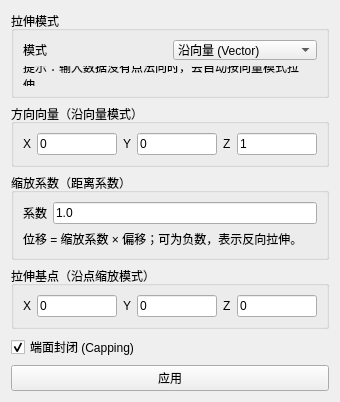
<?xml version="1.0" encoding="UTF-8"?>
<ui version="4.0">
 <class>LinearExtrusionWidget</class>
 <widget class="QWidget" name="LinearExtrusionWidget">
  <property name="geometry">
   <rect>
    <x>0</x>
    <y>0</y>
    <width>340</width>
    <height>360</height>
   </rect>
  </property>
  <property name="windowTitle">
   <string>Form</string>
  </property>
  <layout class="QVBoxLayout" name="verticalLayout">
   <item>
    <widget class="QGroupBox" name="groupBox_Mode">
     <property name="title">
      <string>拉伸模式</string>
     </property>
     <layout class="QGridLayout" name="gridLayout_Mode">
      <item row="0" column="0">
       <widget class="QLabel" name="label_ExtrusionType">
        <property name="text">
         <string>模式</string>
        </property>
       </widget>
      </item>
      <item row="0" column="1">
       <widget class="QComboBox" name="comboBox_ExtrusionType">
        <item>
         <property name="text">
          <string>沿向量 (Vector)</string>
         </property>
        </item>
        <item>
         <property name="text">
          <string>沿点法向 (Normal)</string>
         </property>
        </item>
        <item>
         <property name="text">
          <string>沿点缩放 (Point)</string>
         </property>
        </item>
       </widget>
      </item>
      <item row="1" column="0" colspan="2">
       <widget class="QLabel" name="label_NormalHint">
        <property name="text">
         <string>提示：输入数据没有点法向时，会自动按向量模式拉伸。</string>
        </property>
        <property name="wordWrap">
         <bool>true</bool>
        </property>
       </widget>
      </item>
     </layout>
    </widget>
   </item>
   <item>
    <widget class="QGroupBox" name="groupBox_Vector">
     <property name="title">
      <string>方向向量（沿向量模式）</string>
     </property>
     <layout class="QGridLayout" name="gridLayout_Vector">
      <item row="0" column="0">
       <widget class="QLabel" name="label_VectorX">
        <property name="text">
         <string>X</string>
        </property>
       </widget>
      </item>
      <item row="0" column="1">
       <widget class="QLineEdit" name="lineEdit_VectorX">
        <property name="text">
         <string>0</string>
        </property>
       </widget>
      </item>
      <item row="0" column="2">
       <widget class="QLabel" name="label_VectorY">
        <property name="text">
         <string>Y</string>
        </property>
       </widget>
      </item>
      <item row="0" column="3">
       <widget class="QLineEdit" name="lineEdit_VectorY">
        <property name="text">
         <string>0</string>
        </property>
       </widget>
      </item>
      <item row="0" column="4">
       <widget class="QLabel" name="label_VectorZ">
        <property name="text">
         <string>Z</string>
        </property>
       </widget>
      </item>
      <item row="0" column="5">
       <widget class="QLineEdit" name="lineEdit_VectorZ">
        <property name="text">
         <string>1</string>
        </property>
       </widget>
      </item>
     </layout>
    </widget>
   </item>
   <item>
    <widget class="QGroupBox" name="groupBox_Scale">
     <property name="title">
      <string>缩放系数（距离系数）</string>
     </property>
     <layout class="QGridLayout" name="gridLayout_Scale">
      <item row="0" column="0">
       <widget class="QLabel" name="label_ScaleFactor">
        <property name="text">
         <string>系数</string>
        </property>
       </widget>
      </item>
      <item row="0" column="1">
       <widget class="QLineEdit" name="lineEdit_ScaleFactor">
        <property name="text">
         <string>1.0</string>
        </property>
       </widget>
      </item>
      <item row="1" column="0" colspan="2">
       <widget class="QLabel" name="label_ScaleHint">
        <property name="text">
         <string>位移 = 缩放系数 × 偏移；可为负数，表示反向拉伸。</string>
        </property>
        <property name="wordWrap">
         <bool>true</bool>
        </property>
       </widget>
      </item>
     </layout>
    </widget>
   </item>
   <item>
    <widget class="QGroupBox" name="groupBox_Point">
     <property name="title">
      <string>拉伸基点（沿点缩放模式）</string>
     </property>
     <layout class="QGridLayout" name="gridLayout_Point">
      <item row="0" column="0">
       <widget class="QLabel" name="label_PointX">
        <property name="text">
         <string>X</string>
        </property>
       </widget>
      </item>
      <item row="0" column="1">
       <widget class="QLineEdit" name="lineEdit_PointX">
        <property name="text">
         <string>0</string>
        </property>
       </widget>
      </item>
      <item row="0" column="2">
       <widget class="QLabel" name="label_PointY">
        <property name="text">
         <string>Y</string>
        </property>
       </widget>
      </item>
      <item row="0" column="3">
       <widget class="QLineEdit" name="lineEdit_PointY">
        <property name="text">
         <string>0</string>
        </property>
       </widget>
      </item>
      <item row="0" column="4">
       <widget class="QLabel" name="label_PointZ">
        <property name="text">
         <string>Z</string>
        </property>
       </widget>
      </item>
      <item row="0" column="5">
       <widget class="QLineEdit" name="lineEdit_PointZ">
        <property name="text">
         <string>0</string>
        </property>
       </widget>
      </item>
     </layout>
    </widget>
   </item>
   <item>
    <widget class="QCheckBox" name="checkBox_Capping">
     <property name="text">
      <string>端面封闭 (Capping)</string>
     </property>
     <property name="checked">
      <bool>true</bool>
     </property>
    </widget>
   </item>
   <item>
    <spacer name="verticalSpacer">
     <property name="orientation">
      <enum>Qt::Vertical</enum>
     </property>
     <property name="sizeHint" stdset="0">
      <size>
       <width>20</width>
       <height>40</height>
      </size>
     </property>
    </spacer>
   </item>
   <item>
    <widget class="QPushButton" name="btnApply">
     <property name="text">
      <string>应用</string>
     </property>
    </widget>
   </item>
  </layout>
 </widget>
 <resources/>
 <connections/>
</ui>
